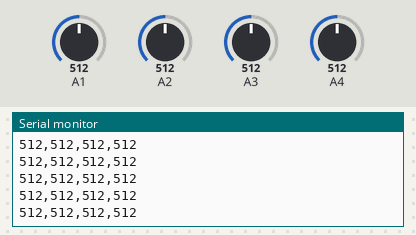
This sketch was run on a simulated Arduino Uno, built with avr-gcc and run on an emulated ATmega328P. Shown: the last lines printed to the serial monitor. The test bench sets the inputs (shaded band); at power-on: A1 = 512, A2 = 512, A3 = 512, A4 = 512.

Above: at 1.2 s.
1.3 s: A1 set to 716
At 1.56 s:
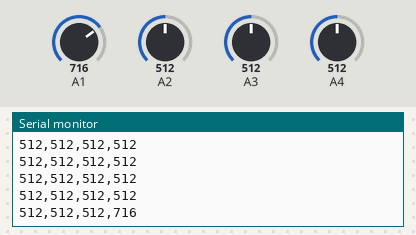
2.8 s: A2 set to 716
At 2.97 s:
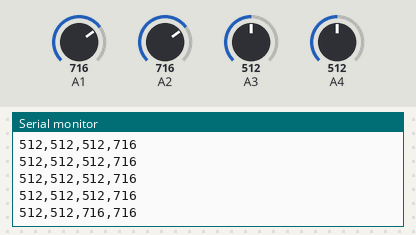
4.3 s: A3 set to 716
At 4.38 s:
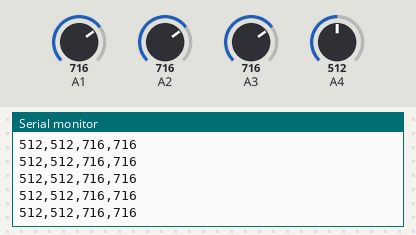
5.8 s: A4 set to 716
At 5.99 s:
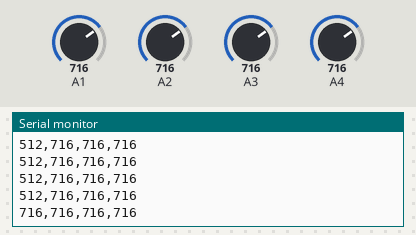
7.3 s: A1 set to 992
At 7.4 s:
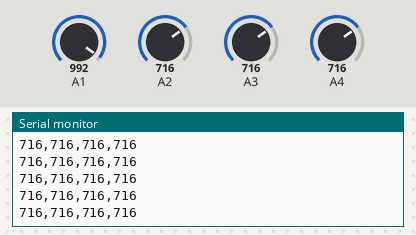
8.8 s: A2 set to 992
At 8.81 s:
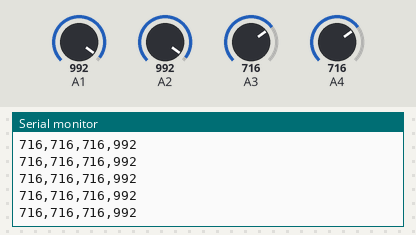
Timing chart, 0 to 11.3 s (numbered marks = the images above; inputs shaded):
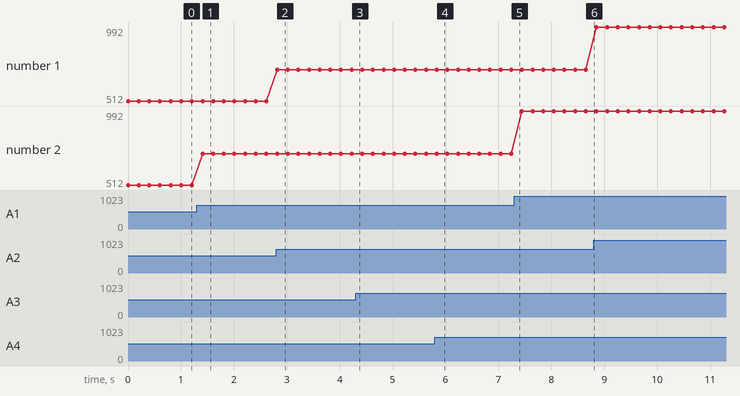

The sketch:

sketch_jan01a.ino
```cpp
void setup() {
  Serial.begin(115200);
}

void loop() {
  int left = analogRead(A4);
  int right = analogRead(A3);
  int ground = analogRead(A2);
  int mic = analogRead(A1);

  Serial.print(left);
  Serial.print(",");
  Serial.print(right);
  Serial.print(",");
  Serial.print(ground);
  Serial.print(",");
  Serial.print(mic);
  Serial.println("");
  delay(200);
}
```

Measured:
- after the input at 1.3 s, the serial monitor: prints a new line after 0.11 s (image 1)
- after the input at 2.8 s, the serial monitor: prints a new line at once (image 2)
- after the input at 5.8 s, the serial monitor: prints a new line at once (image 4)
- plotted number 2: 512 → 716 after the input at 1.3 s, 716 → 992 after the input at 7.3 s
